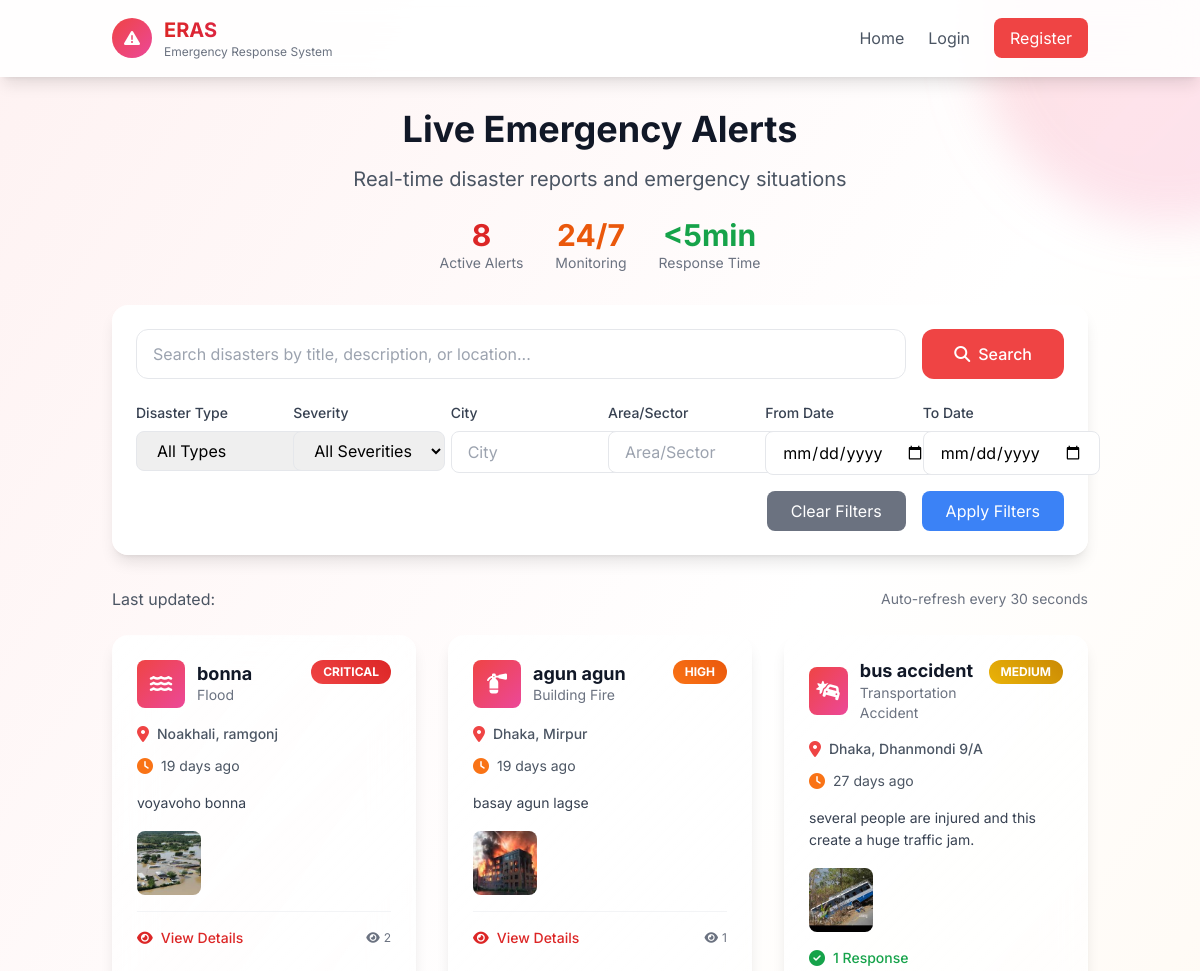
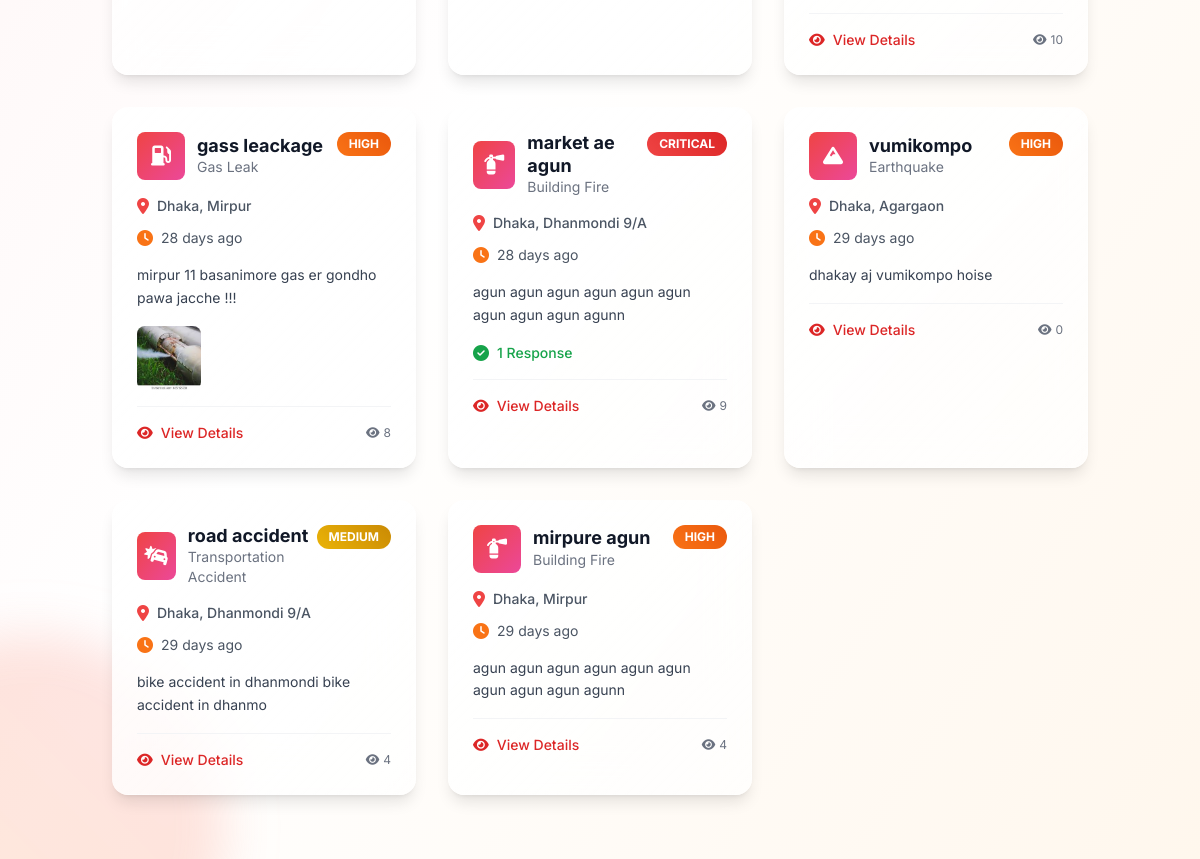
The page /disasters/ on the database as committed earlier (2 pictures, top to bottom).
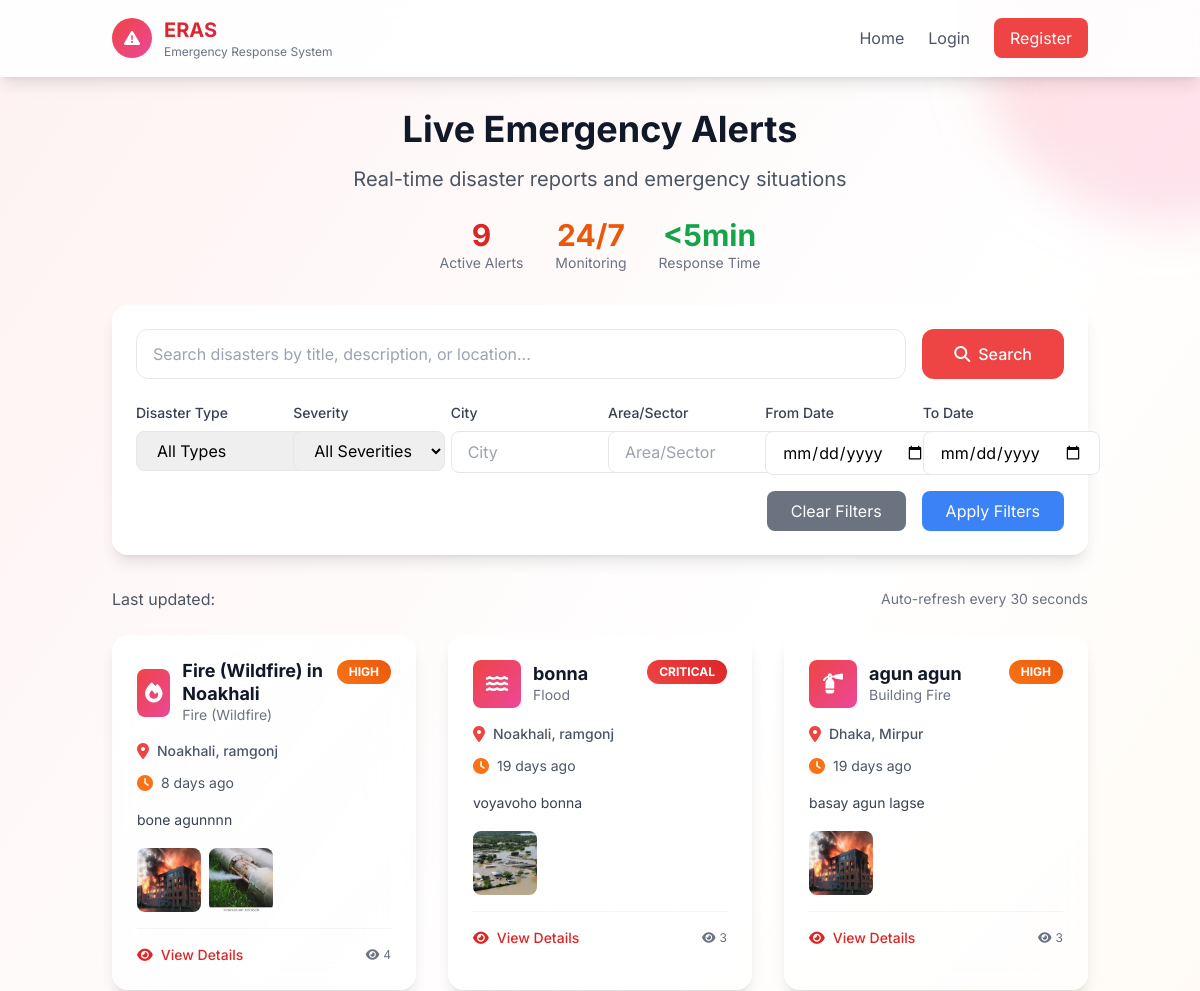
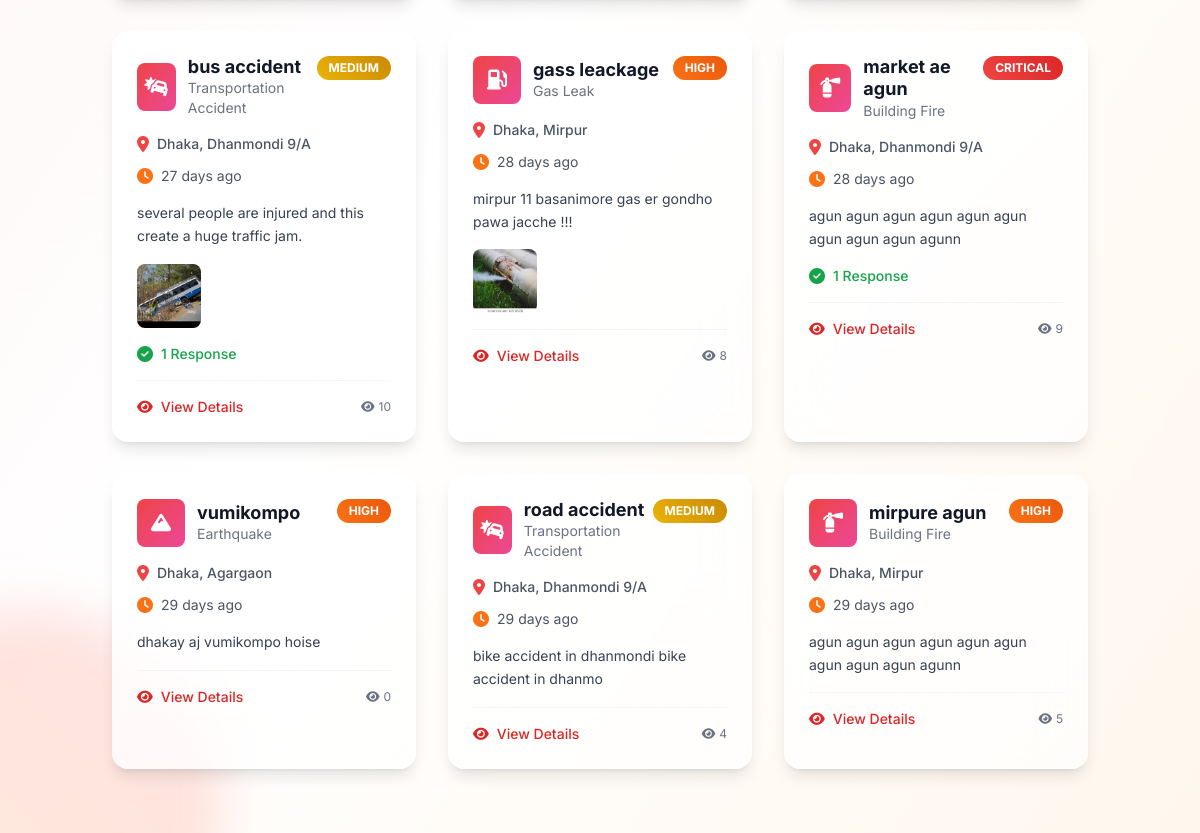
The same page on the database as committed later (2 pictures, top to bottom).
### disasters/models.py (models this page shows, shortened)
class Disaster(models.Model):
    DISASTER_TYPE_CHOICES = [
        ('earthquake', 'Earthquake'),
        ('flood', 'Flood'),
        ('cyclone_storm', 'Cyclone/Storm'),
        ('wildfire', 'Fire (Wildfire)'),
        ('landslide', 'Landslide'),
        ('drought', 'Drought'),
        ('tsunami', 'Tsunami'),
        ('natural_other', 'Natural - Others'),
        ('building_fire', 'Building Fire'),
        ('industrial_accident', 'Industrial Accident'),
        ('chemical_spill', 'Chemical Spill'),
        ('transportation_accident', 'Transportation Accident'),
        ('bomb_threat', 'Bomb Threat/Explosion'),
        ('gas_leak', 'Gas Leak'),
        ('structural_collapse', 'Structural Collapse'),
        ('manmade_other', 'Man-Made - Others'),
    ]
    CATEGORY_CHOICES = [
        ('natural', 'Natural Disaster'),
        ('manmade', 'Man-Made Disaster'),
    ]
    SEVERITY_CHOICES = [
        ('critical', 'Critical'),
        ('high', 'High'),
        ('medium', 'Medium'),
        ('low', 'Low'),
    ]
    STATUS_CHOICES = [
        ('draft', 'Draft'),
        ('pending', 'Pending Review'),
        ('approved', 'Approved'),
        ('rejected', 'Rejected'),
        ('resolved', 'Resolved'),
        ('cancelled', 'Cancelled'),
    ]
    title = models.CharField(max_length=200, blank=True)
    disaster_type = models.CharField(max_length=30, choices=DISASTER_TYPE_CHOICES)
    category = models.CharField(max_length=10, choices=CATEGORY_CHOICES)
    severity = models.CharField(max_length=10, choices=SEVERITY_CHOICES)
    description = models.TextField(
        max_length=50,  # Add max_length constraint
        help_text="Maximum 50 characters required"  # Update help text
    )
    city = models.CharField(max_length=100)
    area_sector = models.CharField(max_length=100)
    specific_address = models.TextField(blank=True, help_text="Optional specific address")
    landmarks = models.CharField(max_length=200, blank=True, help_text="Nearby landmarks")
    incident_datetime = models.DateTimeField(help_text="When the disaster actually occurred")
    created_at = models.DateTimeField(auto_now_add=True)
    updated_at = models.DateTimeField(auto_now=True)
    reporter = models.ForeignKey(User, on_delete=models.CASCADE, related_name='reported_disasters')
    emergency_contact = models.CharField(max_length=15, blank=True, help_text="Emergency contact on scene")
    status = models.CharField(max_length=15, choices=STATUS_CHOICES, default='draft')
    approved_by = models.ForeignKey(User, on_delete=models.SET_NULL, null=True, blank=True,
                                    related_name='approved_disasters')
    approved_at = models.DateTimeField(null=True, blank=True)
    rejection_reason = models.TextField(blank=True)
    resolved_at = models.DateTimeField(null=True, blank=True)
    resolution_notes = models.TextField(blank=True)
    view_count = models.PositiveIntegerField(default=0)
    is_active = models.BooleanField(default=True)
    class Meta:
        ordering = ['-created_at']
        indexes = [
            models.Index(fields=['status', 'city', 'area_sector']),
            models.Index(fields=['disaster_type', 'severity']),
            models.Index(fields=['created_at']),
        ]
    def get_time_since_reported(self):
        now = timezone.now()
        diff = now - self.created_at
        if diff.days > 0:
            return f"{diff.days} day{'s' if diff.days != 1 else ''} ago"
        elif diff.seconds > 3600:
            hours = diff.seconds // 3600
            return f"{hours} hour{'s' if hours != 1 else ''} ago"
        elif diff.seconds > 60:
            minutes = diff.seconds // 60
            return f"{minutes} minute{'s' if minutes != 1 else ''} ago"
        else:
            return "Just now"
    def get_disaster_icon(self):
        icons = {
            'earthquake': 'fas fa-mountain',
            'flood': 'fas fa-water',
            'cyclone_storm': 'fas fa-wind',
            'wildfire': 'fas fa-fire',
            'landslide': 'fas fa-mountain',
            'drought': 'fas fa-sun',
            'tsunami': 'fas fa-water',
            'building_fire': 'fas fa-fire-extinguisher',
            'industrial_accident': 'fas fa-industry',
            'chemical_spill': 'fas fa-vial',
            'transportation_accident': 'fas fa-car-crash',
            'bomb_threat': 'fas fa-bomb',
            'gas_leak': 'fas fa-gas-pump',
            'structural_collapse': 'fas fa-building',
        }
        return icons.get(self.disaster_type, 'fas fa-exclamation-triangle')

class DisasterImage(models.Model):
    disaster = models.ForeignKey(Disaster, on_delete=models.CASCADE, related_name='images')
    image = models.ImageField(upload_to='disaster_images/%Y/%m/%d/')
    caption = models.CharField(max_length=200, blank=True)
    uploaded_at = models.DateTimeField(auto_now_add=True)
    is_primary = models.BooleanField(default=False)
    class Meta:
        ordering = ['-is_primary', 'uploaded_at']

### disasters/views.py (the view, shortened to what this page needs)
# urls.py: path('', views.disaster_list, name='disaster_list'),
def disaster_list(request):
    disasters = Disaster.objects.filter(status='approved').select_related('reporter')
    form = DisasterFilterForm(request.GET)
    if form.is_valid():
        if form.cleaned_data.get('disaster_type'):
            disasters = disasters.filter(disaster_type=form.cleaned_data['disaster_type'])
        if form.cleaned_data.get('severity'):
            disasters = disasters.filter(severity=form.cleaned_data['severity'])
        if form.cleaned_data.get('city'):
            disasters = disasters.filter(city__icontains=form.cleaned_data['city'])
        if form.cleaned_data.get('area_sector'):
            disasters = disasters.filter(area_sector__icontains=form.cleaned_data['area_sector'])
        if form.cleaned_data.get('date_from'):
            disasters = disasters.filter(created_at__date__gte=form.cleaned_data['date_from'])
        if form.cleaned_data.get('date_to'):
            disasters = disasters.filter(created_at__date__lte=form.cleaned_data['date_to'])
    search_query = request.GET.get('search', '')
    paginator = Paginator(disasters, 12)
    page_number = request.GET.get('page')
    page_obj = paginator.get_page(page_number)
    context = {
        'page_obj': page_obj,
        'filter_form': form,
        'search_query': search_query,
        'total_disasters': disasters.count(),
    }
    return render(request, 'disasters/disaster_list.html', context)

### templates/disasters/disaster_list.html (shortened to what the changed rows need)
{% load disasters_tags %}
<!DOCTYPE html>
<html lang="en">
<head>
    <script src="https://cdn.tailwindcss.com"></script>
    <link rel="stylesheet" href="https://cdnjs.cloudflare.com/ajax/libs/font-awesome/6.4.0/css/all.min.css">
</head>
<body class="min-h-screen bg-gradient-to-br from-red-50 via-white to-orange-50">
    <header class="bg-white/90 backdrop-blur-lg shadow-lg sticky top-0 z-50 border-b border-white/20">
        <div class="container mx-auto px-6 py-4 flex items-center justify-between">
            <div class="flex items-center space-x-3">
                <div>
                    <h1 class="text-xl font-bold bg-gradient-to-r from-red-600 to-pink-600 bg-clip-text text-transparent">ERAS</h1>
                </div>
            </div>
        </div>
    </header>
    <div class="container mx-auto px-6 py-8 relative z-10">
        <div class="text-center mb-8">
            <h2 class="text-4xl font-bold text-gray-900 mb-4">Live Emergency Alerts</h2>
            <div class="mt-6 flex items-center justify-center space-x-8">
                <div class="text-center">
                    <div class="text-3xl font-bold text-red-600">{{ total_disasters }}</div>
                    <div class="text-sm text-gray-500">Active Alerts</div>
                </div>
            </div>
        </div>
        {% if page_obj.object_list %}
            <div class="grid grid-cols-1 md:grid-cols-2 lg:grid-cols-3 gap-8 mb-8" id="disasterGrid">
                {% for disaster in page_obj.object_list %}
                    <div class="disaster-card rounded-2xl p-6 shadow-lg hover:shadow-2xl transition-all duration-300">
                        <div class="flex items-start justify-between mb-4">
                            <div class="flex items-center space-x-3">
                                <div class="w-12 h-12 bg-gradient-to-br from-red-500 to-pink-500 rounded-lg flex items-center justify-center text-white text-xl">
                                    <i class="{{ disaster.get_disaster_icon }}"></i>
                                </div>
                                <div>
                                    <h3 class="font-bold text-gray-900 text-lg leading-tight">{{ disaster.title|truncatechars:30 }}</h3>
                                    <p class="text-sm text-gray-500">{{ disaster.get_disaster_type_display }}</p>
                                </div>
                            </div>
                            <div class="severity-badge severity-{{ disaster.severity }} px-3 py-1 rounded-full text-xs font-bold">
                                {{ disaster.get_severity_display|upper }}
                            </div>
                        </div>
                        <div class="flex items-center text-gray-600 mb-3">
                            <i class="fas fa-map-marker-alt mr-2 text-red-500"></i>
                            <span class="text-sm font-medium">{{ disaster.city }}, {{ disaster.area_sector }}</span>
                        </div>
                        <div class="flex items-center text-gray-600 mb-4">
                            <i class="fas fa-clock mr-2 text-orange-500"></i>
                            <span class="text-sm">{{ disaster.get_time_since_reported }}</span>
                        </div>
                        <div class="mb-4">
                            <p class="text-gray-700 text-sm leading-relaxed">
                                {{ disaster.description|truncatechars:120 }}
                            </p>
                        </div>
                        {% if disaster.images.exists %}
                            <div class="mb-4">
                                <div class="flex space-x-2 overflow-x-auto">
                                    {% for image in disaster.images.all|slice:":3" %}
                                        <img src="{{ image.image.url }}" alt="{{ image.caption|default:'Disaster image' }}"
                                             class="w-16 h-16 object-cover rounded-lg flex-shrink-0">
                                    {% endfor %}
                                </div>
                            </div>
                        {% endif %}
                        {% if disaster.responses.exists %}
                            <div class="mb-4 flex items-center text-green-600">
                                <i class="fas fa-check-circle mr-2"></i>
                                <span class="text-sm font-medium">{{ disaster.responses.count }} Response{{ disaster.responses.count|pluralize }}</span>
                            </div>
                        {% endif %}
                        <div class="flex items-center justify-between pt-4 border-t border-gray-100">
                            <a href="{% url 'disasters:disaster_detail' disaster.id %}"
                               class="flex items-center text-red-600 hover:text-red-700 font-medium text-sm transition-colors">
                                <i class="fas fa-eye mr-2"></i>View Details
                            </a>
                            <div class="flex items-center space-x-4">
                                <span class="text-xs text-gray-500 flex items-center">
                                    <i class="fas fa-eye mr-1"></i>{{ disaster.view_count }}
                                </span>
                            </div>
                        </div>
                    </div>
                {% endfor %}
            </div>
        {% endif %}
    </div>
</body>
</html>

Rows that differ between the two databases and show on the page:
added Disaster: title "Fire (Wildfire) in Noakhali", disaster_type "Fire (Wildfire)", severity "HIGH", city "Noakhali", area_sector "ramgonj", get_time_since_reported "8 days ago", description "bone agunnnn", view_count "4"
added DisasterImage: image (picture), shown under "Fire (Wildfire) in Noakhali"
added DisasterImage: image (picture), shown under "Fire (Wildfire) in Noakhali"
changed Disaster "bonna": view_count "2" → "3"
changed Disaster "agun agun": view_count "1" → "3"
changed Disaster "mirpure agun": view_count "4" → "5"
Other text that changed with them:
{{ total_disasters }}: "8" → "9"
